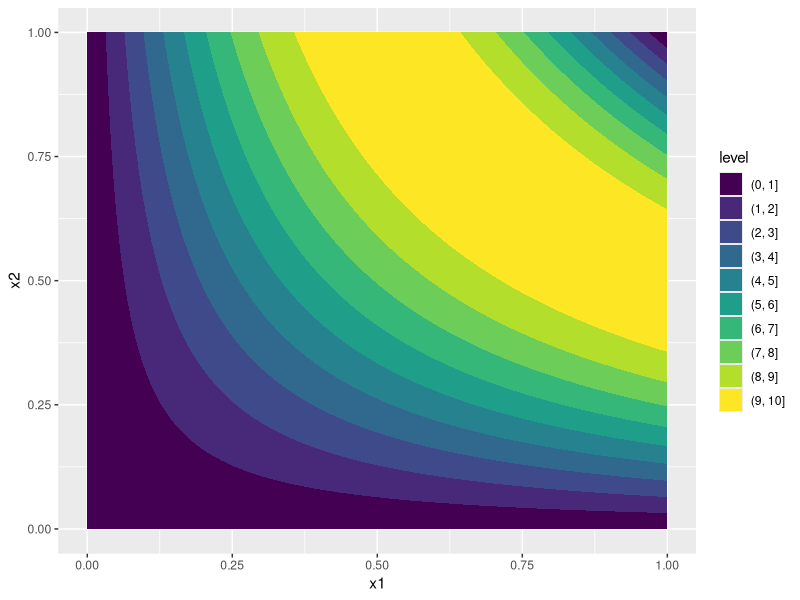

The R script that drew this image: (Note: this script raises an error after producing the figure.)
## ---- chunk 1
knitr::opts_chunk$set(dev = 'pdf', fig.height = 4, fig.align = 'center')
par(mar=c(3,3,2,1), mgp=c(2,.7,0), tck=-.01,las=1)
set.seed(123)
library(ggplot2)
## ---- chunk 2
f <- function(x1, x2) {
  return(10 * sin(pi * x1 * x2))
}
## ---- chunk 3
f(0.7, 0.7)
## ---- chunk 4
n <- 100 # Number of data points
x1 <- x2 <- seq(0, 1, length.out = n) # Range of x1 and x2
X <- expand.grid(x1, x2) # Expand to have all combinations of x1 and x2
df <-
  data.frame(
    x1 = X[, 1],
    x2 = X[, 2],
    y = f(X[, 1], X[, 2])
  ) # Turn into a data frame for plotting

# Contour plot using ggplot
ggplot(df, aes(x1, x2, z = y)) +
  geom_contour_filled()
## ---- chunk 5
knitr::include_graphics(c('PastedGraphic-2.png','PastedGraphic-3.png'))
